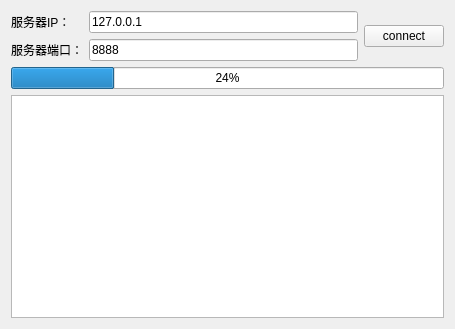
<?xml version="1.0" encoding="UTF-8"?>
<ui version="4.0">
 <class>ClientWidget</class>
 <widget class="QWidget" name="ClientWidget">
  <property name="geometry">
   <rect>
    <x>0</x>
    <y>0</y>
    <width>455</width>
    <height>329</height>
   </rect>
  </property>
  <property name="windowTitle">
   <string>Form</string>
  </property>
  <layout class="QGridLayout" name="gridLayout">
   <item row="0" column="0">
    <widget class="QLabel" name="label">
     <property name="text">
      <string>服务器IP：</string>
     </property>
    </widget>
   </item>
   <item row="0" column="1">
    <widget class="QLineEdit" name="lineEditIP">
     <property name="text">
      <string>127.0.0.1</string>
     </property>
    </widget>
   </item>
   <item row="0" column="2" rowspan="2">
    <widget class="QPushButton" name="buttonConnect">
     <property name="text">
      <string>connect</string>
     </property>
    </widget>
   </item>
   <item row="1" column="0">
    <widget class="QLabel" name="label_2">
     <property name="text">
      <string>服务器端口：</string>
     </property>
    </widget>
   </item>
   <item row="1" column="1">
    <widget class="QLineEdit" name="lineEditPort">
     <property name="text">
      <string>8888</string>
     </property>
    </widget>
   </item>
   <item row="2" column="0" colspan="3">
    <widget class="QProgressBar" name="progressBar">
     <property name="value">
      <number>24</number>
     </property>
    </widget>
   </item>
   <item row="3" column="0" colspan="3">
    <widget class="QTextEdit" name="textEdit"/>
   </item>
  </layout>
 </widget>
 <resources/>
 <connections/>
</ui>
